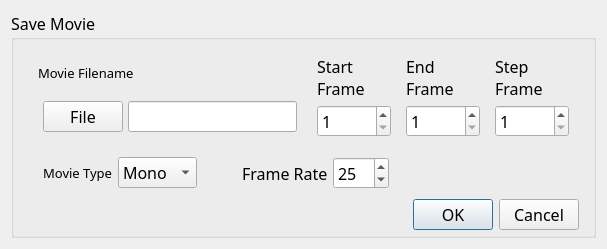
<?xml version="1.0" encoding="UTF-8"?>
<ui version="4.0">
 <class>SaveMovieDialog</class>
 <widget class="QDialog" name="SaveMovieDialog">
  <property name="geometry">
   <rect>
    <x>0</x>
    <y>0</y>
    <width>607</width>
    <height>211</height>
   </rect>
  </property>
  <property name="sizePolicy">
   <sizepolicy hsizetype="Expanding" vsizetype="Expanding">
    <horstretch>0</horstretch>
    <verstretch>0</verstretch>
   </sizepolicy>
  </property>
  <property name="font">
   <font>
    <family>MS Reference Sans Serif</family>
    <pointsize>12</pointsize>
   </font>
  </property>
  <property name="windowTitle">
   <string>Save Movie</string>
  </property>
  <layout class="QGridLayout" name="gridLayout">
   <item row="0" column="0">
    <widget class="QGroupBox" name="groupBox">
     <property name="sizePolicy">
      <sizepolicy hsizetype="Expanding" vsizetype="Expanding">
       <horstretch>0</horstretch>
       <verstretch>0</verstretch>
      </sizepolicy>
     </property>
     <property name="title">
      <string>Save Movie</string>
     </property>
     <layout class="QGridLayout" name="gridLayout_2">
      <property name="topMargin">
       <number>0</number>
      </property>
      <property name="bottomMargin">
       <number>0</number>
      </property>
      <item row="0" column="0">
       <layout class="QVBoxLayout">
        <property name="spacing">
         <number>5</number>
        </property>
        <property name="leftMargin">
         <number>5</number>
        </property>
        <property name="topMargin">
         <number>5</number>
        </property>
        <property name="rightMargin">
         <number>5</number>
        </property>
        <property name="bottomMargin">
         <number>5</number>
        </property>
        <item>
         <layout class="QHBoxLayout">
          <property name="spacing">
           <number>5</number>
          </property>
          <property name="leftMargin">
           <number>5</number>
          </property>
          <property name="topMargin">
           <number>5</number>
          </property>
          <property name="rightMargin">
           <number>5</number>
          </property>
          <property name="bottomMargin">
           <number>5</number>
          </property>
          <item>
           <layout class="QVBoxLayout">
            <property name="spacing">
             <number>5</number>
            </property>
            <property name="leftMargin">
             <number>5</number>
            </property>
            <property name="topMargin">
             <number>5</number>
            </property>
            <property name="rightMargin">
             <number>5</number>
            </property>
            <property name="bottomMargin">
             <number>5</number>
            </property>
            <item>
             <widget class="QLabel" name="label_3">
              <property name="text">
               <string>&lt;html&gt;&lt;head&gt;&lt;meta name=&quot;qrichtext&quot; content=&quot;1&quot; /&gt;&lt;style type=&quot;text/css&quot;&gt;
p, li { white-space: pre-wrap; }
&lt;/style&gt;&lt;/head&gt;&lt;body style=&quot; font-family:'MS Shell Dlg 2'; font-size:8.25pt; font-weight:400; font-style:normal;&quot;&gt;
&lt;p style=&quot; margin-top:0px; margin-bottom:0px; margin-left:0px; margin-right:0px; -qt-block-indent:0; text-indent:0px; font-size:8pt;&quot;&gt;&lt;span style=&quot; font-size:10pt;&quot;&gt;Movie Filename&lt;/span&gt;&lt;/p&gt;&lt;/body&gt;&lt;/html&gt;</string>
              </property>
             </widget>
            </item>
            <item>
             <layout class="QHBoxLayout">
              <property name="spacing">
               <number>5</number>
              </property>
              <property name="leftMargin">
               <number>5</number>
              </property>
              <property name="topMargin">
               <number>5</number>
              </property>
              <property name="rightMargin">
               <number>5</number>
              </property>
              <property name="bottomMargin">
               <number>5</number>
              </property>
              <item>
               <widget class="QPushButton" name="m_file">
                <property name="sizePolicy">
                 <sizepolicy hsizetype="Minimum" vsizetype="Preferred">
                  <horstretch>0</horstretch>
                  <verstretch>0</verstretch>
                 </sizepolicy>
                </property>
                <property name="toolTip">
                 <string>&lt;html&gt;&lt;head&gt;&lt;meta name=&quot;qrichtext&quot; content=&quot;1&quot; /&gt;&lt;style type=&quot;text/css&quot;&gt;
p, li { white-space: pre-wrap; }
&lt;/style&gt;&lt;/head&gt;&lt;body style=&quot; font-family:'MS Shell Dlg 2'; font-size:8.25pt; font-weight:400; font-style:normal;&quot;&gt;
&lt;p style=&quot; margin-top:0px; margin-bottom:0px; margin-left:0px; margin-right:0px; -qt-block-indent:0; text-indent:0px;&quot;&gt;Click to select movie file name.&lt;/p&gt;&lt;/body&gt;&lt;/html&gt;</string>
                </property>
                <property name="whatsThis">
                 <string>&lt;html&gt;&lt;head&gt;&lt;meta name=&quot;qrichtext&quot; content=&quot;1&quot; /&gt;&lt;style type=&quot;text/css&quot;&gt;
p, li { white-space: pre-wrap; }
&lt;/style&gt;&lt;/head&gt;&lt;body style=&quot; font-family:'MS Shell Dlg 2'; font-size:8.25pt; font-weight:400; font-style:normal;&quot;&gt;
&lt;p style=&quot; margin-top:0px; margin-bottom:0px; margin-left:0px; margin-right:0px; -qt-block-indent:0; text-indent:0px; font-size:8pt;&quot;&gt;Select movie file name.  Possible movie formats are -&lt;/p&gt;
&lt;p style=&quot; margin-top:0px; margin-bottom:0px; margin-left:0px; margin-right:0px; -qt-block-indent:0; text-indent:0px; font-size:8pt;&quot;&gt;WMV movies on windows&lt;/p&gt;
&lt;p style=&quot; margin-top:0px; margin-bottom:0px; margin-left:0px; margin-right:0px; -qt-block-indent:0; text-indent:0px; font-size:8pt;&quot;&gt;MOV movies on Mac&lt;/p&gt;
&lt;p style=&quot; margin-top:0px; margin-bottom:0px; margin-left:0px; margin-right:0px; -qt-block-indent:0; text-indent:0px; font-size:8pt;&quot;&gt;MPG movies on Linux&lt;/p&gt;&lt;/body&gt;&lt;/html&gt;</string>
                </property>
                <property name="text">
                 <string>File</string>
                </property>
               </widget>
              </item>
              <item>
               <widget class="QLineEdit" name="m_fileName">
                <property name="sizePolicy">
                 <sizepolicy hsizetype="MinimumExpanding" vsizetype="Preferred">
                  <horstretch>0</horstretch>
                  <verstretch>0</verstretch>
                 </sizepolicy>
                </property>
                <property name="toolTip">
                 <string>&lt;html&gt;&lt;head&gt;&lt;meta name=&quot;qrichtext&quot; content=&quot;1&quot; /&gt;&lt;style type=&quot;text/css&quot;&gt;
p, li { white-space: pre-wrap; }
&lt;/style&gt;&lt;/head&gt;&lt;body style=&quot; font-family:'MS Shell Dlg 2'; font-size:8.25pt; font-weight:400; font-style:normal;&quot;&gt;
&lt;p style=&quot; margin-top:0px; margin-bottom:0px; margin-left:0px; margin-right:0px; -qt-block-indent:0; text-indent:0px;&quot;&gt;Movie file name.&lt;/p&gt;&lt;/body&gt;&lt;/html&gt;</string>
                </property>
                <property name="whatsThis">
                 <string>&lt;html&gt;&lt;head&gt;&lt;meta name=&quot;qrichtext&quot; content=&quot;1&quot; /&gt;&lt;style type=&quot;text/css&quot;&gt;
p, li { white-space: pre-wrap; }
&lt;/style&gt;&lt;/head&gt;&lt;body style=&quot; font-family:'MS Shell Dlg 2'; font-size:8.25pt; font-weight:400; font-style:normal;&quot;&gt;
&lt;p style=&quot; margin-top:0px; margin-bottom:0px; margin-left:0px; margin-right:0px; -qt-block-indent:0; text-indent:0px;&quot;&gt;Select movie file name.  Possible movie formats are -&lt;/p&gt;
&lt;p style=&quot; margin-top:0px; margin-bottom:0px; margin-left:0px; margin-right:0px; -qt-block-indent:0; text-indent:0px; font-size:8pt;&quot;&gt;WMV movies on windows&lt;/p&gt;
&lt;p style=&quot; margin-top:0px; margin-bottom:0px; margin-left:0px; margin-right:0px; -qt-block-indent:0; text-indent:0px; font-size:8pt;&quot;&gt;MOV movies on Mac&lt;/p&gt;
&lt;p style=&quot; margin-top:0px; margin-bottom:0px; margin-left:0px; margin-right:0px; -qt-block-indent:0; text-indent:0px; font-size:8pt;&quot;&gt;MPG movies on Linux&lt;/p&gt;&lt;/body&gt;&lt;/html&gt;</string>
                </property>
               </widget>
              </item>
             </layout>
            </item>
           </layout>
          </item>
          <item>
           <layout class="QVBoxLayout">
            <property name="spacing">
             <number>5</number>
            </property>
            <property name="leftMargin">
             <number>5</number>
            </property>
            <property name="topMargin">
             <number>5</number>
            </property>
            <property name="rightMargin">
             <number>5</number>
            </property>
            <property name="bottomMargin">
             <number>5</number>
            </property>
            <item>
             <widget class="QLabel" name="label_4">
              <property name="text">
               <string>Start
Frame</string>
              </property>
             </widget>
            </item>
            <item>
             <widget class="QSpinBox" name="m_startFrame">
              <property name="toolTip">
               <string>&lt;html&gt;&lt;head&gt;&lt;meta name=&quot;qrichtext&quot; content=&quot;1&quot; /&gt;&lt;style type=&quot;text/css&quot;&gt;
p, li { white-space: pre-wrap; }
&lt;/style&gt;&lt;/head&gt;&lt;body style=&quot; font-family:'MS Shell Dlg 2'; font-size:8.25pt; font-weight:400; font-style:normal;&quot;&gt;
&lt;p style=&quot; margin-top:0px; margin-bottom:0px; margin-left:0px; margin-right:0px; -qt-block-indent:0; text-indent:0px;&quot;&gt;Start Frame Number&lt;/p&gt;&lt;/body&gt;&lt;/html&gt;</string>
              </property>
              <property name="minimum">
               <number>1</number>
              </property>
              <property name="maximum">
               <number>99999</number>
              </property>
             </widget>
            </item>
           </layout>
          </item>
          <item>
           <layout class="QVBoxLayout">
            <property name="spacing">
             <number>5</number>
            </property>
            <property name="leftMargin">
             <number>5</number>
            </property>
            <property name="topMargin">
             <number>5</number>
            </property>
            <property name="rightMargin">
             <number>5</number>
            </property>
            <property name="bottomMargin">
             <number>5</number>
            </property>
            <item>
             <widget class="QLabel" name="label_2">
              <property name="text">
               <string>End
Frame</string>
              </property>
             </widget>
            </item>
            <item>
             <widget class="QSpinBox" name="m_endFrame">
              <property name="toolTip">
               <string>&lt;html&gt;&lt;head&gt;&lt;meta name=&quot;qrichtext&quot; content=&quot;1&quot; /&gt;&lt;style type=&quot;text/css&quot;&gt;
p, li { white-space: pre-wrap; }
&lt;/style&gt;&lt;/head&gt;&lt;body style=&quot; font-family:'MS Shell Dlg 2'; font-size:8.25pt; font-weight:400; font-style:normal;&quot;&gt;
&lt;p style=&quot; margin-top:0px; margin-bottom:0px; margin-left:0px; margin-right:0px; -qt-block-indent:0; text-indent:0px;&quot;&gt;End Frame Number&lt;/p&gt;&lt;/body&gt;&lt;/html&gt;</string>
              </property>
              <property name="minimum">
               <number>1</number>
              </property>
              <property name="maximum">
               <number>99999</number>
              </property>
             </widget>
            </item>
           </layout>
          </item>
          <item>
           <layout class="QVBoxLayout">
            <property name="spacing">
             <number>5</number>
            </property>
            <property name="leftMargin">
             <number>5</number>
            </property>
            <property name="topMargin">
             <number>5</number>
            </property>
            <property name="rightMargin">
             <number>5</number>
            </property>
            <property name="bottomMargin">
             <number>5</number>
            </property>
            <item>
             <widget class="QLabel" name="label">
              <property name="text">
               <string>Step
Frame</string>
              </property>
             </widget>
            </item>
            <item>
             <widget class="QSpinBox" name="m_stepFrame">
              <property name="toolTip">
               <string>&lt;html&gt;&lt;head&gt;&lt;meta name=&quot;qrichtext&quot; content=&quot;1&quot; /&gt;&lt;style type=&quot;text/css&quot;&gt;
p, li { white-space: pre-wrap; }
&lt;/style&gt;&lt;/head&gt;&lt;body style=&quot; font-family:'MS Shell Dlg 2'; font-size:8.25pt; font-weight:400; font-style:normal;&quot;&gt;
&lt;p style=&quot; margin-top:0px; margin-bottom:0px; margin-left:0px; margin-right:0px; -qt-block-indent:0; text-indent:0px;&quot;&gt;Step Frames&lt;/p&gt;&lt;/body&gt;&lt;/html&gt;</string>
              </property>
              <property name="minimum">
               <number>1</number>
              </property>
              <property name="maximum">
               <number>99999</number>
              </property>
             </widget>
            </item>
           </layout>
          </item>
         </layout>
        </item>
        <item>
         <layout class="QHBoxLayout">
          <property name="spacing">
           <number>5</number>
          </property>
          <property name="leftMargin">
           <number>5</number>
          </property>
          <property name="topMargin">
           <number>5</number>
          </property>
          <property name="rightMargin">
           <number>5</number>
          </property>
          <property name="bottomMargin">
           <number>5</number>
          </property>
          <item>
           <widget class="QLabel" name="label_5">
            <property name="text">
             <string>&lt;html&gt;&lt;head&gt;&lt;meta name=&quot;qrichtext&quot; content=&quot;1&quot; /&gt;&lt;style type=&quot;text/css&quot;&gt;
p, li { white-space: pre-wrap; }
&lt;/style&gt;&lt;/head&gt;&lt;body style=&quot; font-family:'MS Shell Dlg 2'; font-size:8.25pt; font-weight:400; font-style:normal;&quot;&gt;
&lt;p style=&quot; margin-top:0px; margin-bottom:0px; margin-left:0px; margin-right:0px; -qt-block-indent:0; text-indent:0px; font-size:8pt;&quot;&gt;&lt;span style=&quot; font-size:10pt;&quot;&gt;   Movie Type&lt;/span&gt;&lt;/p&gt;&lt;/body&gt;&lt;/html&gt;</string>
            </property>
           </widget>
          </item>
          <item>
           <widget class="QComboBox" name="m_movieMode">
            <item>
             <property name="text">
              <string>Mono</string>
             </property>
            </item>
            <item>
             <property name="text">
              <string>Stereo</string>
             </property>
            </item>
           </widget>
          </item>
          <item>
           <spacer>
            <property name="orientation">
             <enum>Qt::Horizontal</enum>
            </property>
            <property name="sizeType">
             <enum>QSizePolicy::Preferred</enum>
            </property>
            <property name="sizeHint" stdset="0">
             <size>
              <width>40</width>
              <height>20</height>
             </size>
            </property>
           </spacer>
          </item>
          <item>
           <widget class="QLabel" name="label_6">
            <property name="text">
             <string>Frame Rate</string>
            </property>
           </widget>
          </item>
          <item>
           <widget class="QSpinBox" name="m_frameRate">
            <property name="minimum">
             <number>5</number>
            </property>
            <property name="maximum">
             <number>100</number>
            </property>
            <property name="singleStep">
             <number>5</number>
            </property>
            <property name="value">
             <number>25</number>
            </property>
           </widget>
          </item>
          <item>
           <spacer name="horizontalSpacer">
            <property name="orientation">
             <enum>Qt::Horizontal</enum>
            </property>
            <property name="sizeHint" stdset="0">
             <size>
              <width>40</width>
              <height>20</height>
             </size>
            </property>
           </spacer>
          </item>
         </layout>
        </item>
        <item>
         <widget class="QDialogButtonBox" name="buttonBox">
          <property name="orientation">
           <enum>Qt::Horizontal</enum>
          </property>
          <property name="standardButtons">
           <set>QDialogButtonBox::Cancel|QDialogButtonBox::Ok</set>
          </property>
         </widget>
        </item>
       </layout>
      </item>
     </layout>
    </widget>
   </item>
  </layout>
 </widget>
 <resources/>
 <connections>
  <connection>
   <sender>buttonBox</sender>
   <signal>accepted()</signal>
   <receiver>SaveMovieDialog</receiver>
   <slot>accept()</slot>
   <hints>
    <hint type="sourcelabel">
     <x>268</x>
     <y>109</y>
    </hint>
    <hint type="destinationlabel">
     <x>157</x>
     <y>139</y>
    </hint>
   </hints>
  </connection>
  <connection>
   <sender>buttonBox</sender>
   <signal>rejected()</signal>
   <receiver>SaveMovieDialog</receiver>
   <slot>reject()</slot>
   <hints>
    <hint type="sourcelabel">
     <x>336</x>
     <y>115</y>
    </hint>
    <hint type="destinationlabel">
     <x>286</x>
     <y>139</y>
    </hint>
   </hints>
  </connection>
 </connections>
</ui>
